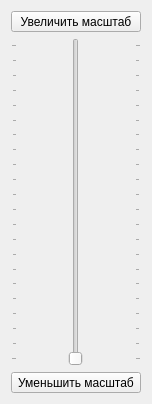
<?xml version="1.0" encoding="UTF-8"?>
<ui version="4.0">
 <class>FormZoomPanel</class>
 <widget class="QWidget" name="FormZoomPanel">
  <property name="geometry">
   <rect>
    <x>0</x>
    <y>0</y>
    <width>50</width>
    <height>404</height>
   </rect>
  </property>
  <property name="windowTitle">
   <string>Form</string>
  </property>
  <layout class="QGridLayout" name="gridLayout">
   <item row="0" column="0">
    <layout class="QVBoxLayout" name="verticalLayout">
     <item>
      <widget class="QToolButton" name="toolButtonUp">
       <property name="sizePolicy">
        <sizepolicy hsizetype="Minimum" vsizetype="Fixed">
         <horstretch>0</horstretch>
         <verstretch>0</verstretch>
        </sizepolicy>
       </property>
       <property name="toolTip">
        <string>Увеличить масштаб</string>
       </property>
       <property name="text">
        <string>Увеличить масштаб</string>
       </property>
       <property name="icon">
        <iconset resource="../res.qrc">
         <normaloff>:/png/zoomin</normaloff>:/png/zoomin</iconset>
       </property>
      </widget>
     </item>
     <item>
      <widget class="QSlider" name="verticalSlider">
       <property name="sizePolicy">
        <sizepolicy hsizetype="Minimum" vsizetype="Minimum">
         <horstretch>0</horstretch>
         <verstretch>0</verstretch>
        </sizepolicy>
       </property>
       <property name="minimum">
        <number>3</number>
       </property>
       <property name="maximum">
        <number>24</number>
       </property>
       <property name="singleStep">
        <number>1</number>
       </property>
       <property name="pageStep">
        <number>1</number>
       </property>
       <property name="value">
        <number>3</number>
       </property>
       <property name="orientation">
        <enum>Qt::Vertical</enum>
       </property>
       <property name="invertedAppearance">
        <bool>false</bool>
       </property>
       <property name="invertedControls">
        <bool>false</bool>
       </property>
       <property name="tickPosition">
        <enum>QSlider::TicksBothSides</enum>
       </property>
       <property name="tickInterval">
        <number>1</number>
       </property>
      </widget>
     </item>
     <item>
      <widget class="QToolButton" name="toolButtonDown">
       <property name="sizePolicy">
        <sizepolicy hsizetype="Minimum" vsizetype="Maximum">
         <horstretch>0</horstretch>
         <verstretch>0</verstretch>
        </sizepolicy>
       </property>
       <property name="cursor">
        <cursorShape>ArrowCursor</cursorShape>
       </property>
       <property name="toolTip">
        <string>Уменьшить масштаб</string>
       </property>
       <property name="text">
        <string>Уменьшить масштаб</string>
       </property>
       <property name="icon">
        <iconset resource="../res.qrc">
         <normaloff>:/png/zoomout</normaloff>:/png/zoomout</iconset>
       </property>
      </widget>
     </item>
    </layout>
   </item>
  </layout>
 </widget>
 <resources>
  <include location="../res.qrc"/>
 </resources>
 <connections/>
</ui>
